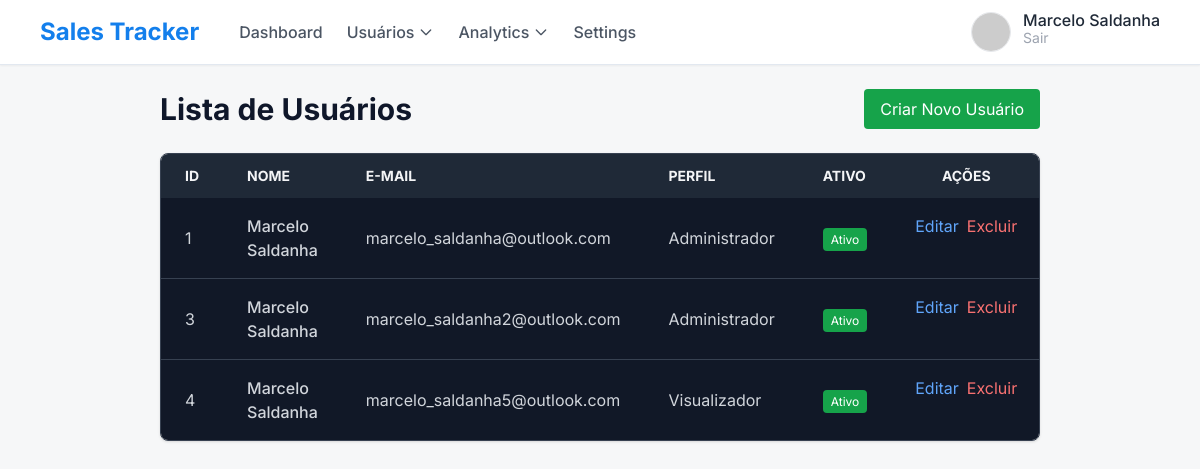
/users/list/ (signed in), run on an earlier commit of the app's database.
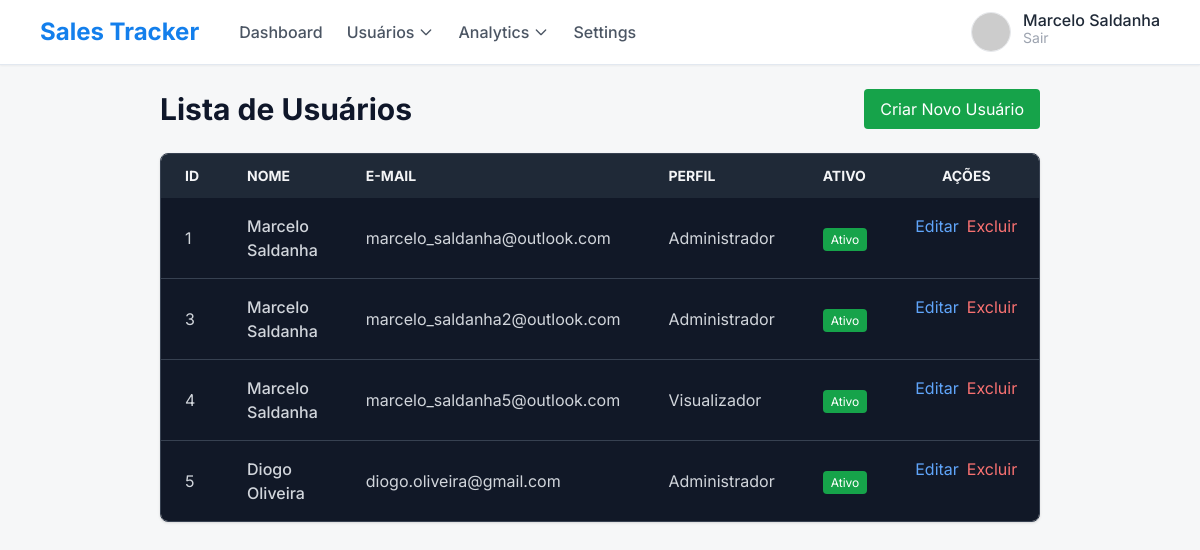
And on a later commit of the database.
### users/models.py (models this page shows, shortened)
class Users(AbstractUser):
    email = models.EmailField('E-mail', unique=True)
    USERNAME_FIELD = 'email'
    REQUIRED_FIELDS = ['first_name', 'last_name', 'username']
    choices_perfil = [
        ('', 'Selecione um perfil'),
        ('full', 'Administrador'),
        ('basic', 'Básico'),
        ('view', 'Visualizador'),
    ]
    perfil = models.CharField(max_length=10, choices=choices_perfil)
    objects = UserManager()

### users/views.py (the view)
# urls.py: path("list/", views.list_users_view, name="list_users"),
@has_permission_decorator('view_content')
def list_users_view(request):
    users = Users.objects.all()
    return render(request, "users/list_users.html", {"usuarios": users})

### users/templates/users/list_users.html (shortened to what this page needs)
{% extends "base.html" %}
{% block content %}
<div class="flex items-center justify-between mb-6">
    <h3 class="text-3xl font-bold">Lista de Usuários</h3>
    {% if user.perfil == 'full' %}
    <a href="{% url 'create_user' %}" class="px-4 py-2 bg-green-600 text-white rounded hover:bg-green-700 transition">
        Criar Novo Usuário
    </a>
    {% endif %}
</div>
<div class="overflow-x-auto rounded-lg shadow border border-gray-700">
    <table class="min-w-full text-left text-gray-300">
        <thead class="bg-gray-800 text-gray-100 uppercase text-sm">
            <tr>
                <th class="px-6 py-3">ID</th>
                <th class="px-6 py-3">Nome</th>
                <th class="px-6 py-3">E-mail</th>
                <th class="px-6 py-3">Perfil</th>
                <th class="px-6 py-3">Ativo</th>
                <th class="px-6 py-3 text-center">Ações</th>
            </tr>
        </thead>
        <tbody class="bg-gray-900 divide-y divide-gray-700">
            {% for user in usuarios %}
            <tr class="hover:bg-gray-800 transition">
                <td class="px-6 py-4">{{ user.id }}</td>
                <td class="px-6 py-4 font-medium">{{ user.first_name }} {{ user.last_name }}</td>
                <td class="px-6 py-4">{{ user.email }}</td>
                <td class="px-6 py-4">{{ user.get_perfil_display }}</td>
                <td class="px-6 py-4">
                    {% if user.is_active %}
                    <span class="px-2 py-1 bg-green-600 text-white rounded text-xs">Ativo</span>
                    {% else %}
                    <span class="px-2 py-1 bg-red-600 text-white rounded text-xs">Inativo</span>
                    {% endif %}
                </td>
                {% if request.user.perfil == 'full' %}
                <td class="px-6 py-4 flex justify-center gap-2">
                    <a href="{% url 'edit_user' user.id %}" class="text-blue-400 hover:text-blue-200 transition">
                        Editar
                    </a>
                    <a href="{% url 'delete_user' user.id %}" class="text-red-400 hover:text-red-200 transition">
                        Excluir
                    </a>
                </td>
                {% else %}
                <td class="px-6 py-4 text-center text-gray-500">
                    Sem ações disponíveis
                </td>
                {% endif %}
            </tr>
            {% empty %}
            <tr>
                <td colspan="6" class="text-center py-6 text-gray-500">
                    Nenhum usuário cadastrado.
                </td>
            </tr>
            {% endfor %}
        </tbody>
    </table>
</div>
{% endblock %}

### templates/base.html (shortened to what this page needs)
<!DOCTYPE html>
<html lang="pt-br">
  <head>
    <script src="https://cdn.tailwindcss.com?plugins=forms,container-queries"></script>
    {% block extra_head %}
    <script id="tailwind-config">
        tailwind.config = {
            darkMode: "class",
            theme: {
                extend: {
                    colors: {
                        "primary": "#137fec",
                        "background-light": "#f6f7f8",
                        "background-dark": "#101922",
                        "surface-dark": "#1c2630",
                        "border-dark": "#2d3b4a",
                    },
                    fontFamily: {
                        "display": ["Inter", "sans-serif"]
                    },
                    borderRadius: {
                        "DEFAULT": "0.25rem",
                        "lg": "0.5rem",
                        "xl": "0.75rem",
                        "full": "9999px"
                    },
                },
            },
        }
    </script>
    {% endblock %}
  </head>
  <body class="font-display bg-background-light dark:bg-background-dark text-slate-900 dark:text-white antialiased min-h-screen flex flex-col overflow-x-hidden" style='font-family: Inter, "Noto Sans", sans-serif;'>
    <div class="min-h-screen flex flex-col overflow-x-hidden">
      {% if user.is_authenticated %}
      <header class="sticky top-0 z-50 flex items-center justify-between whitespace-nowrap border-b border-solid border-slate-200 dark:border-border-dark bg-white dark:bg-surface-dark px-10 py-3 shadow-sm">
        {% include "header.html" %}
      </header>
      {% endif %}
      <main class="flex-1 px-4 md:px-40 py-6">
        {% block content %}{% endblock %}
      </main>
    </div>
  </body>
</html>

### templates/header.html (shortened to what this page needs)
{% load permission_tags %}
<div class="flex items-center justify-between w-full">
<div class="flex items-center gap-10">
    <a href="/" class="text-2xl font-bold text-primary">Sales Tracker</a>
    <nav class="hidden md:flex items-center gap-6 text-gray-600 font-medium">
        <a href="#" class="hover:text-primary transition">Dashboard</a>
        <div class="relative" x-data="{ open: false }">
            <button @click="open = !open" class="flex items-center gap-1 hover:text-primary transition">
                Usuários
                <svg xmlns="http://www.w3.org/2000/svg" class="h-4 w-4" fill="none" viewBox="0 0 24 24" stroke="currentColor"><path stroke-linecap="round" stroke-linejoin="round" stroke-width="2" d="M19 9l-7 7-7-7" /></svg>
            </button>
        </div>
        <div class="relative" x-data="{ open: false }">
            <button @click="open = !open" class="flex items-center gap-1 hover:text-primary transition">
                Analytics
                <svg xmlns="http://www.w3.org/2000/svg" class="h-4 w-4" fill="none" viewBox="0 0 24 24" stroke="currentColor"><path stroke-linecap="round" stroke-linejoin="round" stroke-width="2" d="M19 9l-7 7-7-7" /></svg>
            </button>
        </div>
        {% if user|can:'add_content' %}
        <a href="#" class="hover:text-primary transition">Settings</a>
        {% endif %}
    </nav>
</div>
<div class="flex items-center gap-4">
    <div class="flex items-left gap-3 cursor-pointer">
    <img
        src="https://i.pravatar.cc/40"
        class="w-10 h-10 rounded-full border"
    >
    <div class="hidden md:flex flex-col leading-4">
        <span class="font-medium text-gray-800"> {{ user.first_name }} {{ user.last_name }}</span>
        {% if user.is_authenticated %}
        <a href="#"
        onclick="document.getElementById('logout-form').submit(); return false;"
        class="text-sm text-gray-400 hover:text-gray-800">
            Sair
        </a>
        {% endif %}
    </div>
    </div>
</div>
</div>

What changed in the data, as far as the page shows it:
added Users: id "5", first_name "Diogo", last_name "Oliveira", email "diogo.oliveira@gmail.com", perfil "Administrador", is_active "Ativo"
